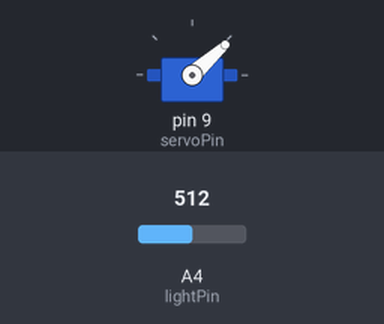
The sketch below on a simulated Arduino Uno, built with avr-gcc and run on an emulated ATmega328P. Parts: servo. The test bench sets the inputs (shaded band); at power-on: A4 (lightPin) = 512.

Above: at 1.2 s.
1.3 s: A4 (lightPin) set to 716
At 2.2 s:
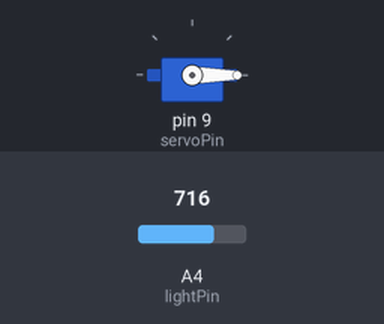
2.8 s: A4 (lightPin) set to 306
At 3.3 s:
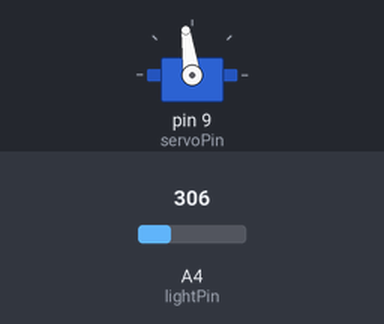
4.3 s: A4 (lightPin) set to 122
At 5.5 s:
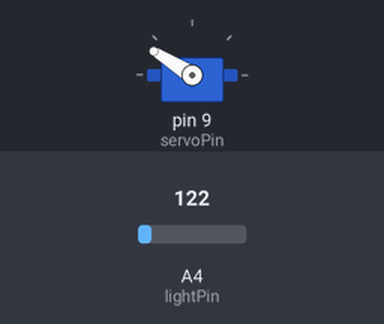
5.8 s: A4 (lightPin) set to 0
At 6.8 s:
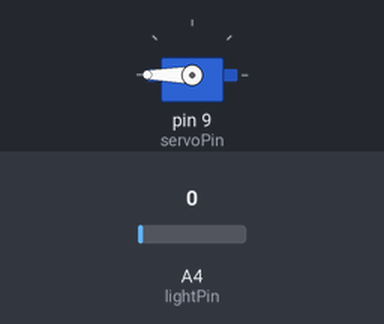
7.3 s: A4 (lightPin) set to 900
At 8.0 s:
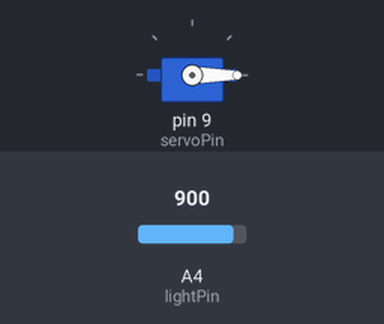
Timing chart, 0 to 9.8 s (numbered marks = the images above; inputs shaded):
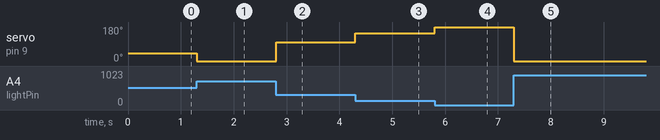

The sketch:

day_light_indicator.ino
```cpp
#include<Servo.h>
int servoPin = 9;
int lightPin = A4;
int lightVal;
int servoPos = 0;
int M = 5;
int m = 670;
Servo myServo;

void setup() {
  Serial.begin(9600);
  myServo.attach(servoPin);
  pinMode(lightPin, INPUT);
  pinMode(servoPin, OUTPUT);
}

void loop() {
  lightVal = analogRead(lightPin);
  servoPos = ((180.)/(M - m)) * (lightVal - m);
  myServo.write(servoPos);
}
```

Measured:
- after the input at 1.3 s, servo on pin 9 (servoPin): 42° → 0° at once
- after the input at 2.8 s, servo on pin 9 (servoPin): 0° → 98° at once
- after the input at 4.3 s, servo on pin 9 (servoPin): 98° → 148° at once
- after the input at 5.8 s, servo on pin 9 (servoPin): 148° → 180° at once
- after the input at 7.3 s, servo on pin 9 (servoPin): 180° → 0° at once
